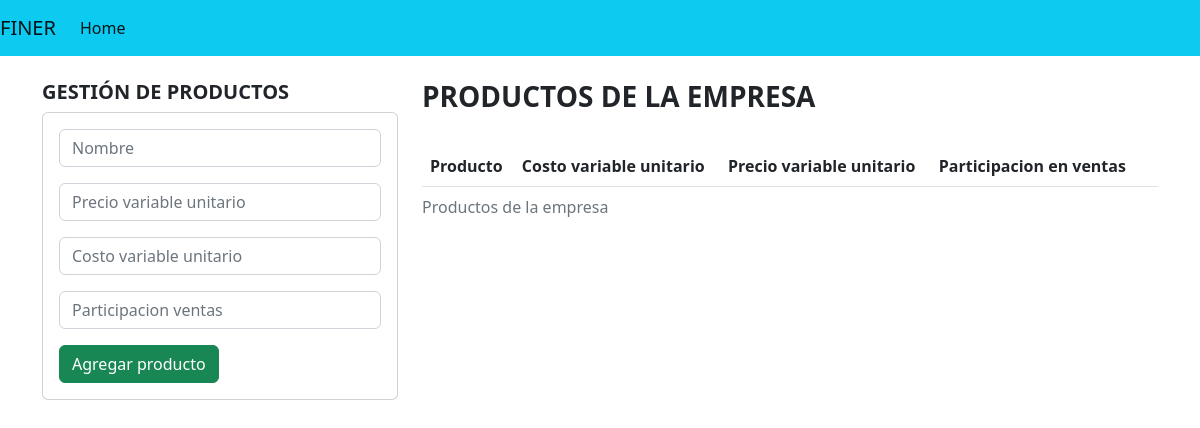
/productos/, run on an earlier commit of the app's database.
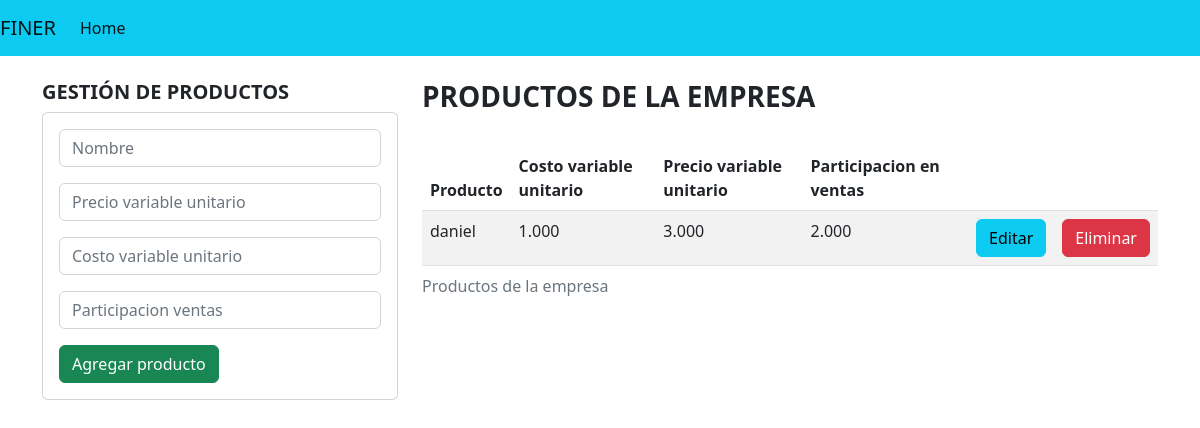
And on a later commit of the database.
### FinerApp/models.py (models this page shows)
class Producto(models.Model):
   empresa_id = models.ForeignKey(Empresa, on_delete=models.CASCADE) #Llave foranea
   nombre = models.CharField(max_length=30)
   c_v_u = models.DecimalField(max_digits=10,decimal_places=3)  # Esto se puede calcular con base en el costo de los conceptos asociados
   p_v_u = models.DecimalField(max_digits=10,decimal_places=3)
   participacion_ventas = models.DecimalField(max_digits=10,decimal_places=3)
   margen_contribucion = models.DecimalField(max_digits=10,decimal_places=3,default=0)

### FinerApp/views.py (the view, shortened to what this page needs)
# urls.py: path('productos/', views.gestion_producto, name= 'gestion_producto'),
def gestion_producto(request,empresa_id=2):
   productos = Producto.objects.filter(empresa_id=empresa_id)
   form = FormProducto()
   return render(request, "gestion_producto.html", {"productos": productos,'form':form,'tipoEmpresa':Empresa.objects.get(id=empresa_id).tipo_empresa})

### FinerApp/models.py
class FormProducto(forms.ModelForm):
   class Meta:
      model = Producto
      fields = [
         'nombre',
         'c_v_u',
         'p_v_u',
         'participacion_ventas',
      ]
      labels = {
         'nombre': 'Nombre',
         'c_v_u': 'Costo variable unitario',
         'p_v_u': 'Precio variable unitario',
         'participacion_ventas':'Participacion ventas'
      }
      widgets = {
         'nombre':forms.TextInput(attrs={'class':'form-control','placeholder':labels['nombre']}),
         'c_v_u':forms.TextInput(attrs={'class':'form-control','placeholder':labels['c_v_u']}),
         'p_v_u': forms.TextInput(attrs={'class':'form-control','placeholder':labels['p_v_u']}),
         'participacion_ventas': forms.TextInput(attrs={'class':'form-control','placeholder':labels['participacion_ventas']}),
      }

### FinerApp/templates/gestion_producto.html (shortened to what this page needs)
{% extends "base.html" %}
{% block contenido %}
<div class = "row">
   <div class = "col-sm-12 col-md-6 col-lg-4 col-xl-4 ">
   <h5><strong>GESTIÓN DE PRODUCTOS</strong></h5>
      <div class ="card">
         <div class= "card-body">
            <form action="" method = "POST">
               <div class = "form-group mb-3">
                  {{form.nombre}}
               </div>
               <div class = "form-group mb-3">
                  {{form.p_v_u}}
               </div>
               <div class = "form-group mb-3">
                  {% if tipoEmpresa == 'comerciante' %}
                  {{form.c_v_u}}
                  {% else %}
                  Costo variable unitario
                  {% endif %}
               </div>
               <div class="form-group mb-3">
                  {{form.participacion_ventas}}
               </div>
               <div class = "form-group">
                  <button type= "submit" class= "btn btn-success btn-block text-white">Agregar producto</button>
               </div>
            </form>
         </div>
      </div>
   </div>
   <div class = "col-sm-12 col-md-6 col-lg-8 col-xl-8 ">
      <h3><strong>PRODUCTOS DE LA EMPRESA</strong></h3>
      <div class = "table-responsive py-2 ">
         <table class = "table table-striped" >
            <caption> Productos de la empresa</caption>
            <thead>
               <th>Producto</th>
               <th>Costo variable unitario</th>
               <th>Precio variable unitario</th>
               <th>Participacion en ventas</th>
               <th colspan = "2"></th>
            </thead>
            <tbody>
               <ul>
                  {% for p in productos %}
                  <tr>
                  <td>{{p.nombre}}</td>
                  <td>{{p.p_v_u}}</td>
                  <td>{{p.c_v_u}}</td>
                  <td>{{p.participacion_ventas}}</td>
                  <td><a href = "{% url 'editar_producto' p.id %}" class= "btn btn-info">Editar</a></td>
                  <td><a href = "{% url 'eliminar_producto' p.id %}" class= "btn btn-danger">Eliminar</a></td>
                  </tr>
                  {% endfor%}
               </ul>
            </tbody>
         </table>
      </div>
   </div>
</div>
{% endblock %}

What changed in the data, as far as the page shows it:
added Producto: nombre "daniel", p_v_u "1.000", c_v_u "3.000", participacion_ventas "2.000"
